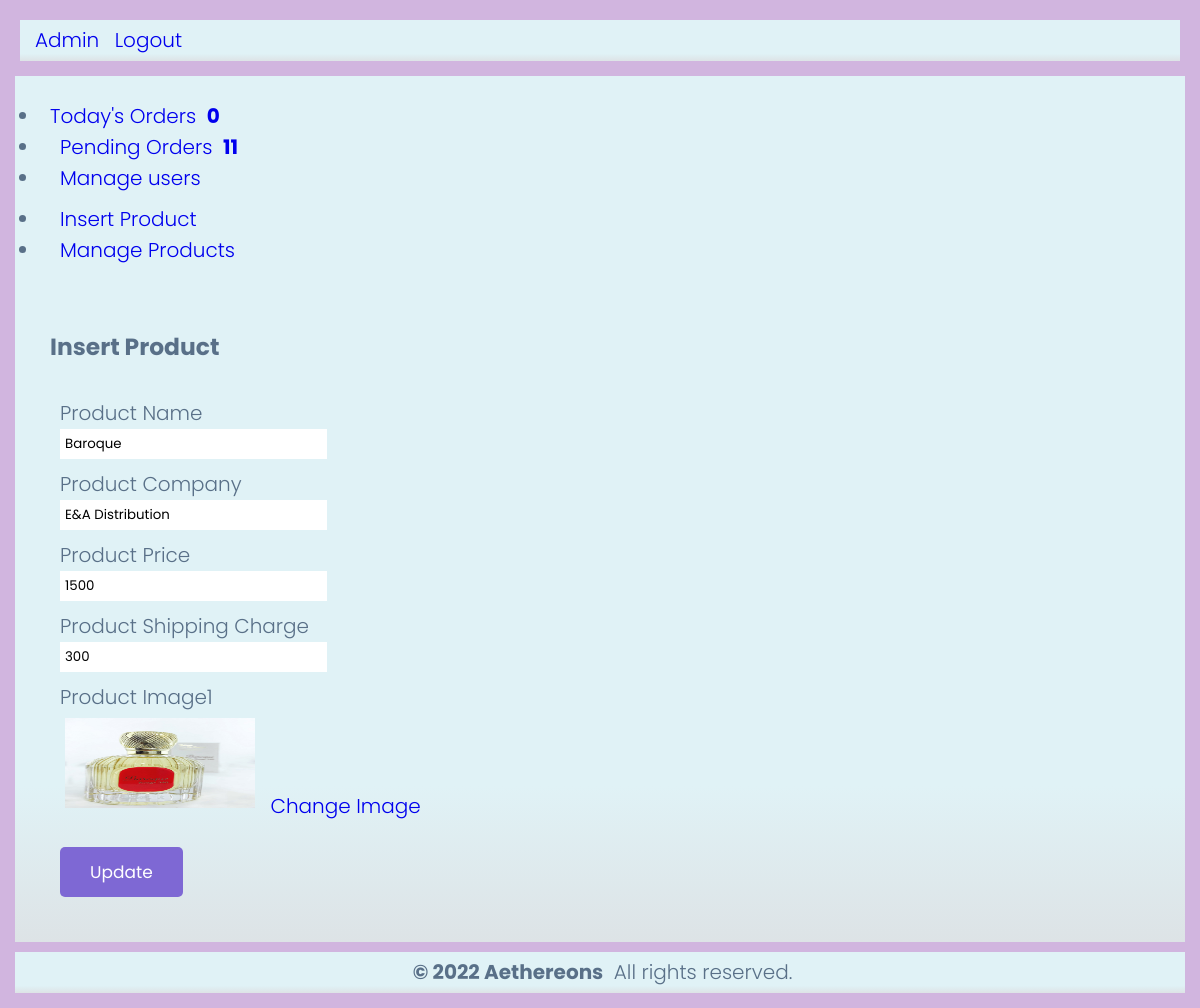
The page /admin/edit-products.php?id=37 (signed in) on the database its author committed.
### tables this page shows
CREATE TABLE `products` (
  `id` int(11) NOT NULL,
  `productName` varchar(255) DEFAULT NULL,
  `productCompany` varchar(255) DEFAULT NULL,
  `productPrice` int(11) DEFAULT NULL,
  `productImage1` varchar(10000) DEFAULT NULL,
  `shippingCharge` int(11) DEFAULT NULL
);

### admin/edit-products.php (the view, shortened to what this page needs)
<?php
include('../config.php');
if(strlen($_SESSION['alogin'])==0)
	{
header('location:index.php');
}
else{
	$pid=intval($_GET['id']);
?>
<!DOCTYPE html>
<html lang="en">
<head>
	<link rel="stylesheet" href="https://cdnjs.cloudflare.com/ajax/libs/font-awesome/6.0.0/css/all.min.css">
		<link rel="stylesheet" href="../CSS/style.css">
</head>
<body>
<?php include('header.php');?>
	<div class="wrapper">
		<div class="container">
			<div class="row">
<?php include('sidebar.php');?>
			<div class="span9">
					<div class="content">
						<div class="module">
							<div class="module-head">
								<h3>Insert Product</h3>
							</div>
							<div class="module-body">
									<br />
			<form class="form-horizontal row-fluid" name="insertproduct" method="post" enctype="multipart/form-data">
<?php
$query=mysqli_query($con,"select products.* from products  where products.id='$pid'");
while($row=mysqli_fetch_array($query))
{
?>
<div class="control-group">
<label class="control-label" for="basicinput">Product Name</label>
<div class="controls">
<input type="text"    name="productName"  placeholder="Enter Product Name" value="<?php echo htmlentities($row['productName']);?>" class="span8 tip" >
</div>
</div>
<div class="control-group">
<label class="control-label" for="basicinput">Product Company</label>
<div class="controls">
<input type="text"    name="productCompany"  placeholder="Enter Product Comapny Name" value="<?php echo htmlentities($row['productCompany']);?>" class="span8 tip" required>
</div>
</div>
<div class="control-group">
<label class="control-label" for="basicinput">Product Price</label>
<div class="controls">
<input type="text"    name="productprice"  placeholder="Enter Product Price" value="<?php echo htmlentities($row['productPrice']);?>" class="span8 tip" required>
</div>
</div>
<div class="control-group">
<label class="control-label" for="basicinput">Product Shipping Charge</label>
<div class="controls">
<input type="text"    name="productShippingcharge"  placeholder="Enter Product Shipping Charge" value="<?php echo htmlentities($row['shippingCharge']);?>" class="span8 tip" required>
</div>
</div>
<div class="control-group">
<label class="control-label" for="basicinput">Product Image1</label>
<div class="controls">
<img src="productimages/<?php echo htmlentities($pid);?>/<?php echo htmlentities($row['productImage1']);?>" width="200" height="100"> <a href="update-image1.php?id=<?php echo $row['id'];?>">Change Image</a>
</div>
</div>
<?php } ?>
	<div class="control-group">
											<div class="controls">
												<button type="submit" name="submit" class="btn">Update</button>
											</div>
										</div>
									</form>
							</div>
						</div>
					</div>
				</div>
			</div>
		</div>
	</div>
<?php include('footer.php');?>
</body>
<?php } ?>

### CSS/style.css (style rules this page uses)
:root { --blue: #7e68d4;; --red:rgb(183, 180, 180); --orange:orange; --black:rgb(103, 20, 20); --white:#fff; --bg-color:#eee; --dark-bg:rgba(0, 0, 0, 0.7); --box-shadow:0 .5rem 1rem rgba(0,0,0,.1); --border:.1rem solid #999; }
* { font-family: 'Poppins', sans-serif; margin:0; padding:5px; box-sizing: border-box; outline: none; border:none; text-decoration: none; }
html { font-size: 62.5%; overflow-x: hidden; }
.container { max-width: 1200px; margin:0 auto; }
html, body { overflow-x:hidden; }
body { background:#d1b5df ; background-size:cover; background-attachment:fixed; font: 300 20px 'Open Sans', Arial, sans-serif; line-height:21px; color:#597088; }
.container { background-color: #00a847; background: #e0f2f6; background: -moz-linear-gradient(top, #e0f2f6 82%, #dde3e6 100%); background: -webkit-gradient(linear, left top, left bottom, color-stop(82%,#e0f2f6), color-stop(100%,#dde3e6)); background: -webkit-linear-gradient(top, #e0f2f6 82%,#dde3e6 100%); background: -o-linear-gradient(top, #e0f2f6 82%,#dde3e6 100%); background: -ms-linear-gradient(top, #e0f2f6 82%,#dde3e6 100%); background: linear-gradient(to bottom, #e0f2f6 82%,#dde3e6 100%); filter: progid:DXImageTransform.Microsoft.gradient( startColorstr='#e0f2f6', endColorstr='#dde3e6',GradientType=0 ); }
img { max-width:100%; }
.btn, .option-btn, .delete-btn { display: block; align-items: center; width: 100; text-align: center; background-color: var(--blue); color:var(--white); font-size: 1.7rem; padding:1.2rem 3rem; border-radius: .5rem; cursor: pointer; margin-top: 1rem; }
.content { margin-top:30px; }

### rows shown on the page
products: productName "Baroque", productCompany "E&A Distribution", productprice "1500", productShippingcharge "300", productImage1 (picture)

### other values the page prints
$num_rows1 "0"
$num "11"
